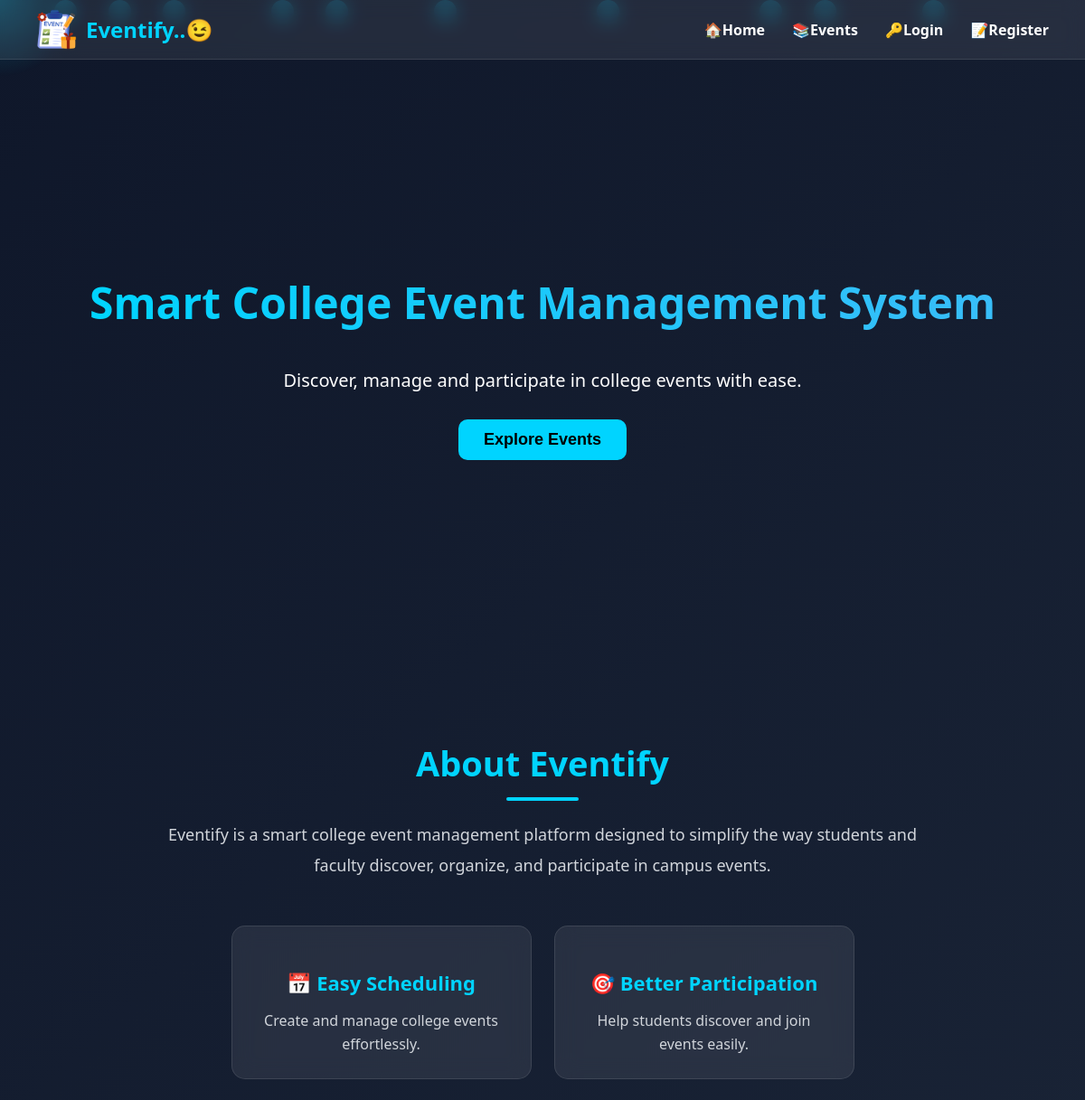
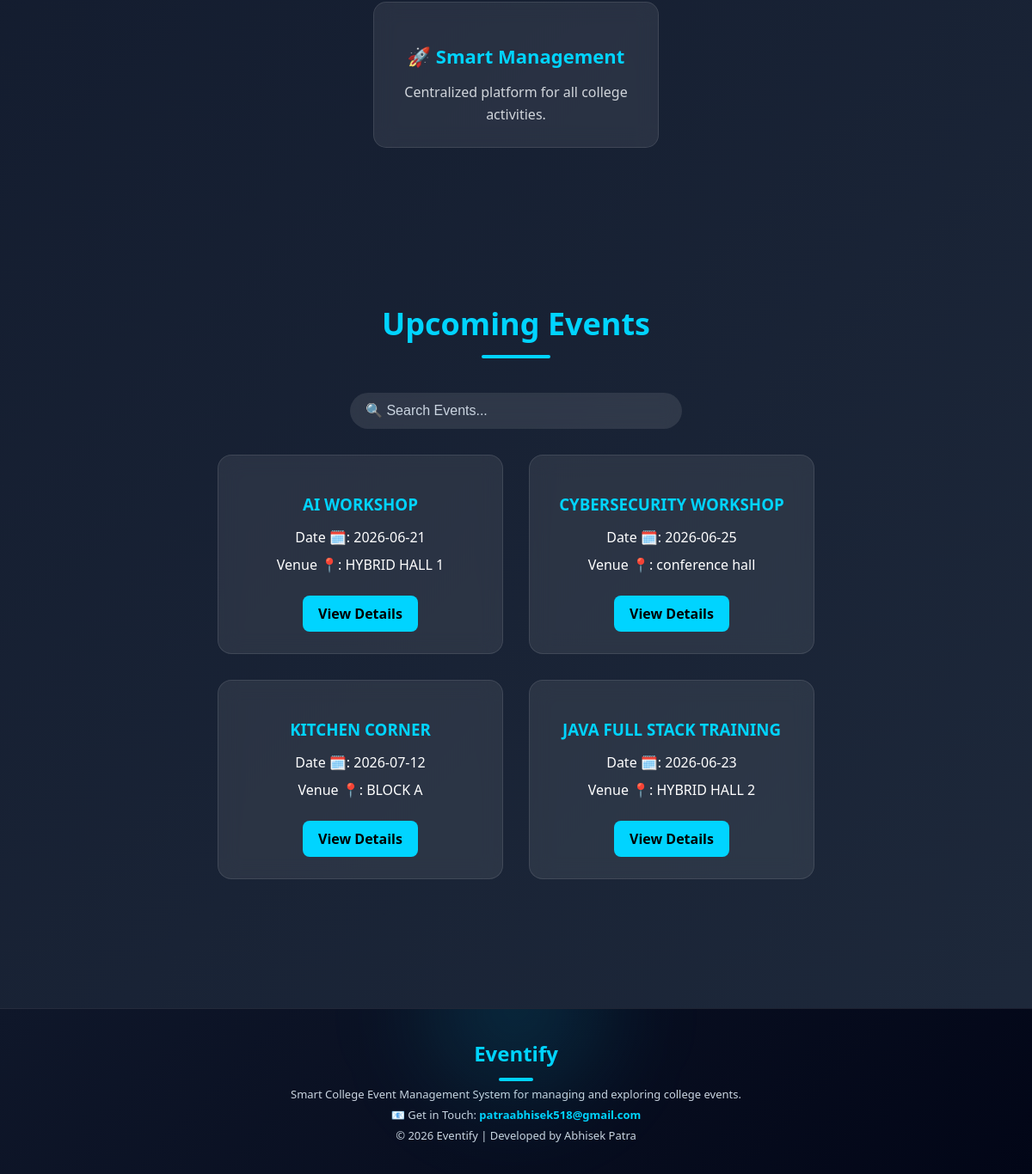
The page / on the database its author committed (2 pictures, top to bottom).
### tables this page shows
CREATE TABLE events (
            id INTEGER PRIMARY KEY AUTOINCREMENT,
            event_name TEXT,
            event_date TEXT,
            event_time TEXT,
            venue TEXT,
            guest_speaker TEXT,
            event_goal TEXT,
            description TEXT
        , capacity INTEGER DEFAULT 50);

### app.py (the view)
@app.route("/")
def home():
    conn = sqlite3.connect("events.db")
    cursor = conn.cursor()
    cursor.execute("SELECT id, event_name, event_date, venue FROM events")
    events = cursor.fetchall()
    conn.close()
    return render_template("index.html", events=events)

### templates/index.html (shortened to what this page needs)
<!DOCTYPE html>
<html lang="en">
<head>
    <link rel="stylesheet" href="{{ url_for('static', filename='css/style.css') }}">
</head>
<body>
    <div class="floating-bg">
        <span></span>
        <span></span>
        <span></span>
        <span></span>
        <span></span>
        <span></span>
        <span></span>
        <span></span>
        <span></span>
    </div>
    <nav>
        <div class="logo">
            <img src="{{ url_for('static', filename='images/logo.png') }}" alt="Logo">
            <span>Eventify..😉</span>
        </div>
        <ul>
            <li><a href="/">🏠Home</a></li>
            <li><a href="#events">📚Events</a></li>
            {% if session.get('user_id') %}
            <li><a href="/profile">👤Profile</a></li>
            <li><a href="/logout">🚪Logout</a></li>
            {% else %}
            <li><a href="/login">🔑Login</a></li>
            <li><a href="/register">📝Register</a></li>
            {% endif %}
        </ul>
    </nav>
    <section class="hero">
        <h1>Smart College Event Management System</h1>
        <p>Discover, manage and participate in college events with ease.</p>
        <button onclick="location.href='#events'">
            Explore Events
        </button>
    </section>
    <section class="about">
        <h2>About Eventify</h2>
        <p>
            Eventify is a smart college event management platform designed to
            simplify the way students and faculty discover, organize, and
            participate in campus events.
        </p>
        <div class="features-container">
            <div class="feature-card">
                <h3>📅 Easy Scheduling</h3>
                <p>Create and manage college events effortlessly.</p>
            </div>
            <div class="feature-card">
                <h3>🎯 Better Participation</h3>
                <p>Help students discover and join events easily.</p>
            </div>
            <div class="feature-card">
                <h3>🚀 Smart Management</h3>
                <p>Centralized platform for all college activities.</p>
            </div>
        </div>
    </section>
    <section class="events" id="events">
        <h2>Upcoming Events</h2>
        <div class="search-box">
            <input type="text" id="eventSearch" placeholder="🔍 Search Events...">
        </div>
        <div class="event-container">
            {% for event in events %}
            <div class="event-card">
                <h3>{{ event[1] }}</h3>
                <p>Date 🗓️: {{ event[2] }}</p>
                <p>Venue 📍: {{ event[3] }}</p>
                <a href="/event/{{ event[0] }}" class="btn">View Details</a>
            </div>
            {% endfor %}
        </div>
    </section>
    <footer class="cinematic-footer">
        <div class="footer-glow"></div>
        <div class="footer-content">
            <h3>Eventify</h3>
            <p>
                Smart College Event Management System for managing and exploring college events.
            </p>
            <p class="contact">
                📧 Get in Touch:
                <a href="mailto:patraabhisek518@gmail.com">
                    patraabhisek518@gmail.com
                </a>
            </p>
            <p class="copyright">
                © 2026 Eventify | Developed by Abhisek Patra
            </p>
        </div>
    </footer>
</body>
</html>

### rows shown on the page
events: event_name "AI WORKSHOP", event_date "2026-06-21", venue "HYBRID HALL 1"
events: event_name "CYBERSECURITY WORKSHOP", event_date "2026-06-25", venue "conference hall"
events: event_name "KITCHEN CORNER", event_date "2026-07-12", venue "BLOCK A"
events: event_name "JAVA FULL STACK TRAINING", event_date "2026-06-23", venue "HYBRID HALL 2"
